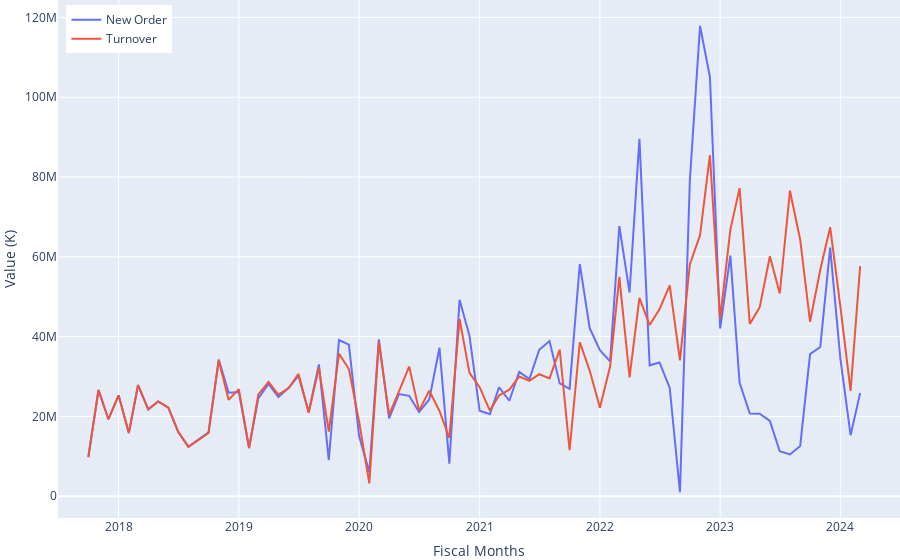

Notebook code for this chart:
### Markdown cell above
# explore new order, turnover by month

### Code cell
neworder = orders.groupby('month')['OR'].sum()
turnover = orders.groupby('month')['TO'].sum()
x = neworder.index

plot_order = go.Scatter(x=x, y=neworder, mode='lines', name='New Order')
plot_turnover = go.Scatter(x=x, y=turnover, mode='lines', name='Turnover')
fig = go.Figure([plot_order, plot_turnover])
fig.update_layout(
    height=680, margin={'t':0, 'b':0, 'l':0, 'r':0},
    xaxis=dict(title="Fiscal Months", dtick='M12', range=['2017-07-01','2024-06-30']),
    yaxis=dict(title="Value (K)"),
    legend=dict(x=0.01, y=0.99)
)
fig.show()
